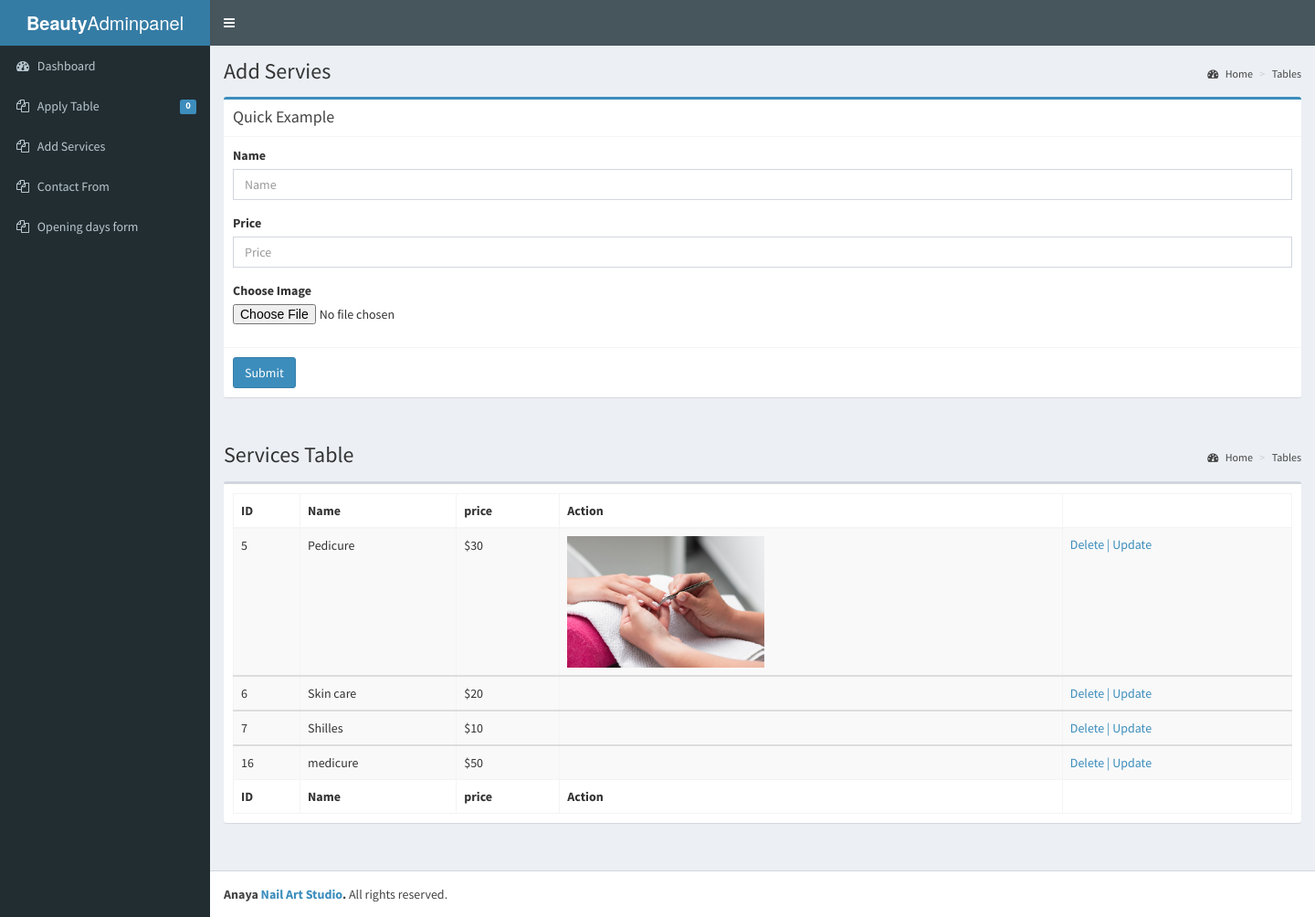
Screenshot of /beauty_admin_panel/services_form.php with the database file from the repository.
### tables this page shows
CREATE TABLE `services` (
  `id` int(11) NOT NULL,
  `image` varchar(5000) NOT NULL,
  `name` varchar(255) NOT NULL,
  `price` varchar(255) NOT NULL
);

### beauty_admin_panel/services_form.php (the view, shortened to what this page needs)
<!DOCTYPE html>
<html>
  <head>
    <link rel="stylesheet" href="bootstrap/css/bootstrap.min.css">
    <link rel="stylesheet" href="https://maxcdn.bootstrapcdn.com/font-awesome/4.4.0/css/font-awesome.min.css">
    <link rel="stylesheet" href="https://code.ionicframework.com/ionicons/2.0.1/css/ionicons.min.css">
    <link rel="stylesheet" href="dist/css/AdminLTE.min.css">
    <link rel="stylesheet" href="dist/css/skins/_all-skins.min.css">
  </head>
  <body class="hold-transition skin-blue sidebar-mini">
    <div class="wrapper">
     <?php
     include "extra/topbar.php";
     include "extra/aside.php";
     ?>
      <div class="content-wrapper">
        <section class="content-header">
        <h1>
            Add Servies
          </h1>
          <ol class="breadcrumb">
            <li><a href="dashboard.php"><i class="fa fa-dashboard"></i> Home</a></li>
            <li><a href="services_form.php">Tables</a></li>
        </section>
        <section class="content">
          <div class="row">
            <div class="col-md-12">
              <div class="box box-primary">
                <div class="box-header with-border">
                  <h3 class="box-title">Quick Example</h3>
                </div>
                <form action="" method="POST" enctype= "multipart/form-data">
                  <div class="box-body">
                    <div class="form-group">
                      <label for="exampleInputPassword1">Name</label>
                      <input type="text" class="form-control" id="exampleInputPassword1" name="input_name" placeholder="Name">
                    </div>
                    <div class="form-group">
                      <label for="exampleInputPassword1">Price</label>
                      <input type="text" class="form-control" id="exampleInputPassword1" name="input_price" placeholder="Price">
                    </div>
                    <div class="form-group">
                      <label for="exampleInputFile">Choose Image</label>
                      <input type="file" id="exampleInputFile" name="input_image">
                    </div>
                  </div>
                  <div class="box-footer">
                    <button type="submit" name="submit" class="btn btn-primary">Submit</button>
                  </div>
                </form>
              </div>
          </div>
        </section>
        <section class="content-header">
          <h1>
            Services Table
          </h1>
          <ol class="breadcrumb">
            <li><a href="dashboard.php"><i class="fa fa-dashboard"></i> Home</a></li>
            <li><a href="services_form.php">Tables</a></li>
          </ol>
        </section>
        <section class="content">
          <div class="row">
            <div class="col-xs-12">
              <div class="box">
                <div class="box-body">
                  <table id="example1" class="table table-bordered table-striped">
                    <thead>
                      <tr>
                        <th>ID</th>
                        <th>Name</th>
                        <th>price</th>
                        <th>Action</th>
                      </tr>
                    </thead>
                    <?php
                        $result=mysqli_query($connect,"SELECT * FROM services");
                      while($row=mysqli_fetch_Array($result)){
                    ?>
                    <tbody>
                      <tr >
                        <td><?php echo $row["id"]; ?></td>
                        <td><?php echo $row["name"]; ?></td>
                        <td><?php echo $row["price"]; ?></td>
                        <td><img class="w-25" src="<?php echo $row["image"]; ?>" style="width:15vw"  alt=""></td>
                        <td><a href="delete.php?xyz=<?php echo $row["id"]; ?>">Delete | </a> <a href="update_services.php?id=<?php echo $row["id"]; ?>">Update</a></td>
                      </tr>
                      <?php } ?>
                    </tbody>
                    <tfoot>
                      <tr>
                      <th>ID</th>
                        <th>Name</th>
                        <th>price</th>
                        <th>Action</th>
                      </tr>
                    </tfoot>
                  </table>
                </div>
              </div>
            </div>
          </div>
        </section>
      </div>
      <?php
    include "extra/footer.php";
  ?>
  </body>
</html>

### rows the page displays
services: id "5", name "Pedicure", price "$30", image (picture)
services: id "6", name "Skin care", price "$20"
services: id "7", name "Shilles", price "$10"
services: id "16", name "medicure", price "$50"

### other values shown
$row['idd'] "0"
